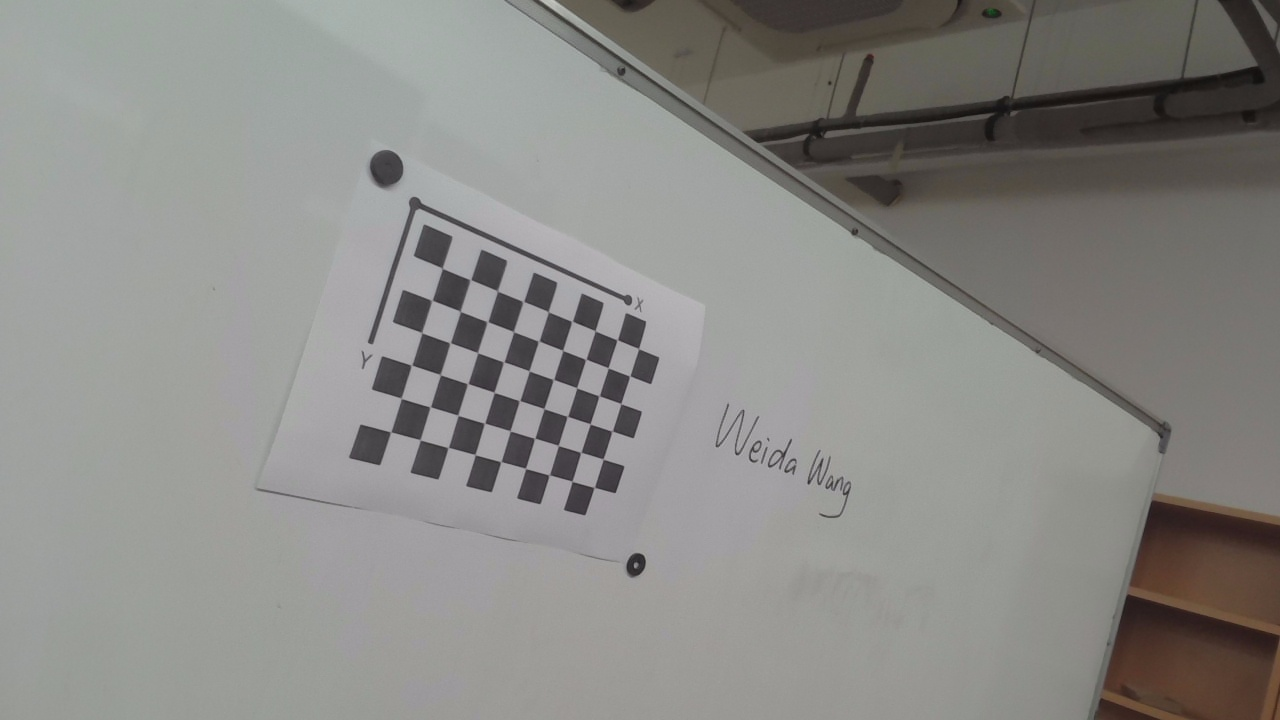
#> input picture assignments/CV_2151300_王蔚达_Assignment2/img/01.jpg, 1280 x 720 px; its folder holds only this picture in this run
$ jupyter execute --allow-errors imgUndistortion.ipynb
#> lines starting #> are read from the running program, lines starting #| are printed output that depends on the picture; after the words box and inside, x2 and y2 are one past the last pixel; in counts of white or black regions, pixels touching at a corner belong together; long printed decimals are rounded
## 预处理阶段
本阶段将图片文件以`01.jpg`的形式进行命名

[cell 1]
import cv2
import numpy as np
import glob
from tqdm import tqdm
import os

[cell 2]
# 修改图片所在文件夹的路径
file_directory = "img"

jpg_files = glob.glob(os.path.join(file_directory, '*.jpg'))

jpg_files.sort()

for i, file in enumerate(jpg_files, start=1):
    new_filename = f"{i:02}.jpg"
    new_filepath = os.path.join(file_directory, new_filename)
    os.rename(file, new_filepath)

# 删除文件夹内所有的 .png 文件
for file in glob.glob(os.path.join(file_directory, '*.png')):
    os.remove(file)

初始化全局变量

[cell 3]
# 全局变量
image_index = 0  # 图像索引，用于枚举和计数
board_size = (9, 6)  # 标定板上每行、列的角点数
cell_size = (21.3, 21.3)  # 每个棋盘格的实际大小
all_corners = []  # 原始所有图像角点数组
all_corners_undistorted = []  # 用于存储矫正后图像的角点
object_points = []  # 标定板上角点的三维坐标数组

# 文件路径
file_path = f'{file_directory}/*.jpg'

## 角点检测
检测原始图像中的9x6个角点

[cell 4]
# 获取图像文件列表
images = glob.glob(file_path)

# 生成对象点
objp = np.zeros((board_size[0] * board_size[1], 3), np.float32)
objp[:, :2] = np.mgrid[0:board_size[0], 0:board_size[1]].T.reshape(-1, 2) * cell_size

# 设置迭代终止条件，可以是指定的迭代次数终止和/或指定的精度终止
criteria = (cv2.TERM_CRITERIA_EPS + cv2.TERM_CRITERIA_MAX_ITER, 100, 0.001)

# 从文件中提取角点并展示
for i, fname in enumerate(images):
    image = cv2.imread(fname)
#> image is the input picture: shape (720, 1280, 3); mean B, G, R 134.3, 137.6, 138.2
    gray = cv2.cvtColor(image, cv2.COLOR_BGR2GRAY)

    # 查找角点
    ret, corners = cv2.findChessboardCorners(gray, board_size, None)
#> ret = True; corners = 54 rows, first 8: [442.4, 268.6], [470.5, 279.7], [497.4, 290.9], [523.3, 301.5], [548.3, 311.8], [571.8, 321.3], [595.1, 330.8], [617.1, 339.7]

    if ret == True:
        # 角点进行精细化
        corners2 = cv2.cornerSubPix(gray, corners, (11, 11), (-1, -1), criteria)
#> corners2 = 54 rows, first 8: [442.3, 268.2], [470.4, 279.7], [497.4, 290.9], [523.3, 301.5], [548.3, 311.6], [572.1, 321.3], [595.2, 330.8], [617.3, 339.8]
        all_corners.append(corners2)
        object_points.append(objp)

        # 在图像上用红色圈出角点
        for corner in corners2:
            # corner 是一个包含两个元素的数组，分别是 x 和 y 坐标
            x, y = corner.ravel()
            cv2.circle(image, (int(x), int(y)), 5, (0, 0, 255), -1)  # 红色圆圈
#> this loop made 54 passes
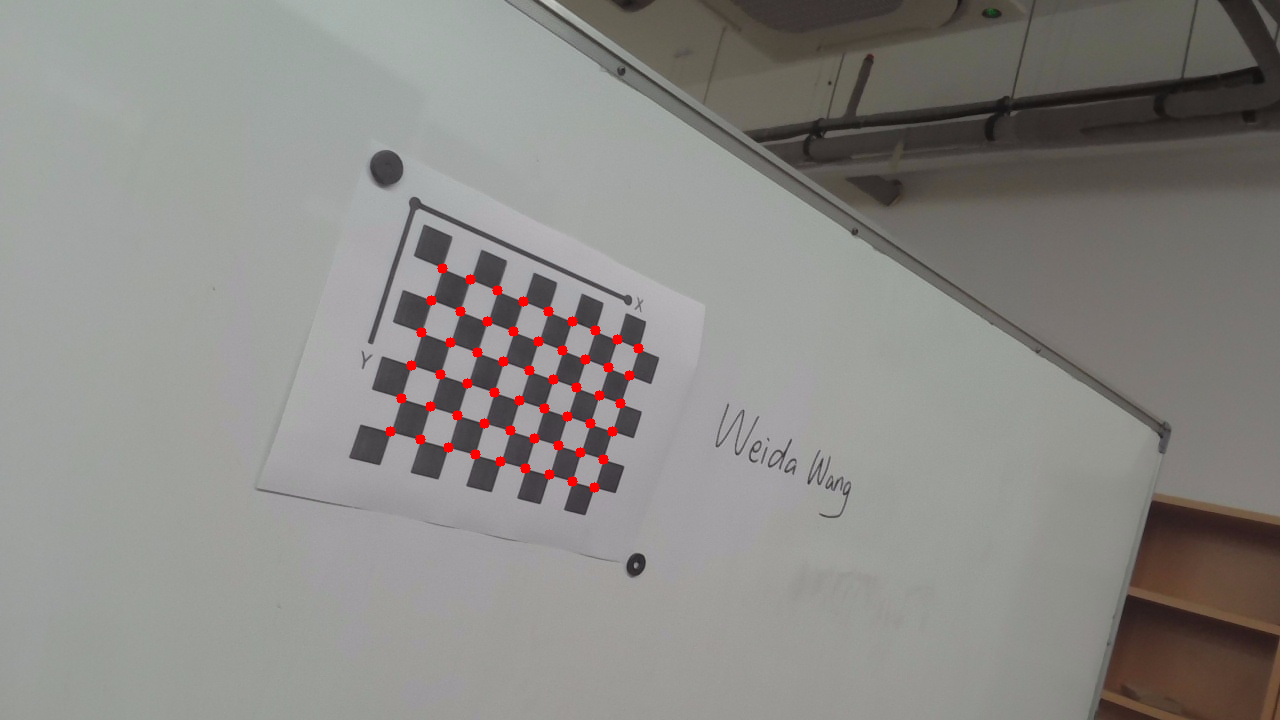
#> image: shape (720, 1280, 3); 0.47% of pixels changed, all inside (x1, y1, x2, y2) = (385, 263, 644, 493)

        # 保存图像
        cv2.imwrite(f'{file_directory}/{i+1:02}_origin_corners.png', image)

## 相机内参标定
调用`calibrateCamera`以获得相机的内参数矩阵$ \begin{pmatrix} f_x & 0 & c_x \\ 0 & f_y & c_y \\ 0 & 0 & 1 \end{pmatrix} $与畸变系数$(k_1,k_2,\rho_1,\rho_2,k_3)$

[cell 5]
# 摄像机标定
# object_points: 每个标定图像中标定板角点的三维空间坐标的列表。
#                每个元素是包含标定板上角点的三维坐标（X, Y, Z）的NumPy数组，Z通常为0。
# all_corners: 相应标定图像中这些角点的二维图像坐标的列表。
#              每个元素是包含角点二维坐标（x, y）的NumPy数组。
# gray.shape[::-1]: 摄像头捕获的图像尺寸。[::-1]将形状从(height, width)转换为(width, height)。
# None: 这两个None分别表示函数将自动计算相机的内参矩阵和畸变系数。
# 函数返回值：
# ret: 标定是否成功的布尔值。
# cameraMatrix: 摄像机的内参矩阵，包含焦距(fx, fy)和光心(cx, cy)。
# distCoeffs: 摄像机的畸变系数，包括径向畸变和切向畸变参数。
# rvecs: 每个标定图像的旋转向量，表示从世界坐标系到相机坐标系的旋转。
# tvecs: 每个标定图像的平移向量，表示从世界坐标系到相机坐标系的平移。
ret, cameraMatrix, distCoeffs, rvecs, tvecs = cv2.calibrateCamera(object_points, all_corners, gray.shape[::-1], None, None)
#> ret = 0.284; cameraMatrix = [[622.5, 0, 658], [0, 715.4, 346.4], [0, 0, 1]]; distCoeffs = [[0.568, -2.59, 0.014, 0.0636, 5.69]]; rvecs = ([0.109, -0.511, 0.347],); tvecs = ([-155.6, -49, 436],)

# 输出标定结果
print("相机内参数矩阵：\n", cameraMatrix)
#| 相机内参数矩阵：
#|  [[622.474   0.         658.050]
#|  [  0.         715.410 346.357]
#|  [  0.           0.           1.        ]]
print("畸变系数：\n", distCoeffs)
#| 畸变系数：
#|  [[ 0.5682 -2.589  0.01401  0.0636  5.688]]

## 去畸变
使用上一步获得的相机内参进行去畸变操作，同时提取出角点，以供后续使用

[cell 6]
for i, fname in enumerate(images):
    image = cv2.imread(fname)
    h, w = image.shape[:2]
    newcameramtx, roi = cv2.getOptimalNewCameraMatrix(cameraMatrix, distCoeffs, (w, h), 0, (w, h))
#> newcameramtx = [[6446.6, 0, 704], [0, 7038.5, 378], [0, 0, 1]]; roi = (0, 0, 1279, 719)

    # 矫正畸变
    dst = cv2.undistort(image, cameraMatrix, distCoeffs, None, newcameramtx)
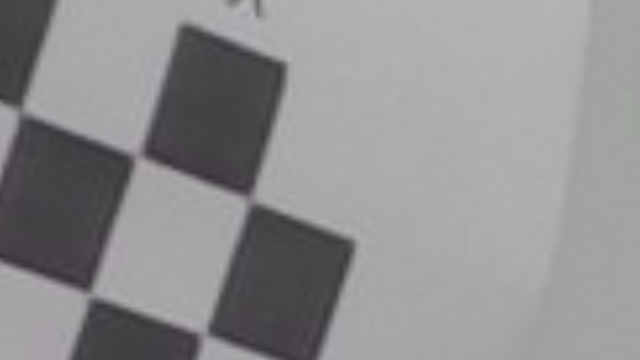
#> dst: shape (720, 1280, 3) (shown at 1/2 size); mean B, G, R 144.9, 142, 143.9
    cv2.imwrite(f'{file_directory}/{i+1:02}_undistorted.png', dst)

    # 在矫正后的图像上检测角点
    gray = cv2.cvtColor(dst, cv2.COLOR_BGR2GRAY)
    ret, corners = cv2.findChessboardCorners(gray, board_size, None)
#> ret = False; corners = None
#> `image_undistorted = cv2.undistort(image, cameraMatrix, distCoeffs, None)`:
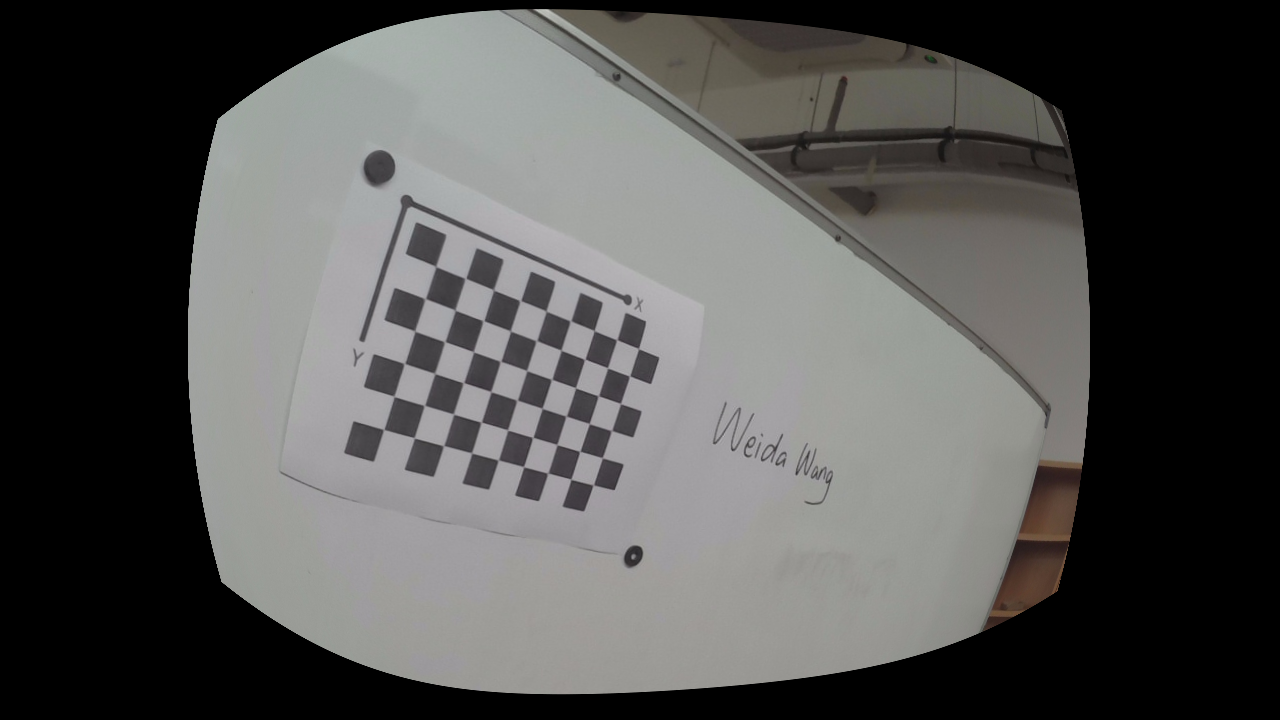
#> image_undistorted: shape (720, 1280, 3); mean B, G, R 81.5, 82.9, 83.2

    if ret == True:
        # 角点进行精细化
        corners2 = cv2.cornerSubPix(gray, corners, (11, 11), (-1, -1), criteria)
        all_corners_undistorted.append(corners2)

        # 在图像上用红色圈出角点
        for corner in corners2:
            x, y = corner.ravel()
            cv2.circle(dst, (int(x), int(y)), 5, (0, 0, 255), -1)

        # 保存图像
        cv2.imwrite(f'{file_directory}/{i+1:02}_undistorted_corners.png', dst)
    else:
        all_corners_undistorted.append(None)
        print(i)

## 生成鸟瞰图
固定左上角点的位置，将图像扩大到原来的4倍

#> (a cell that did not finish here is left out)

$ run again, on assignments/CV_2151300_王蔚达_Assignment2/img/05.jpg
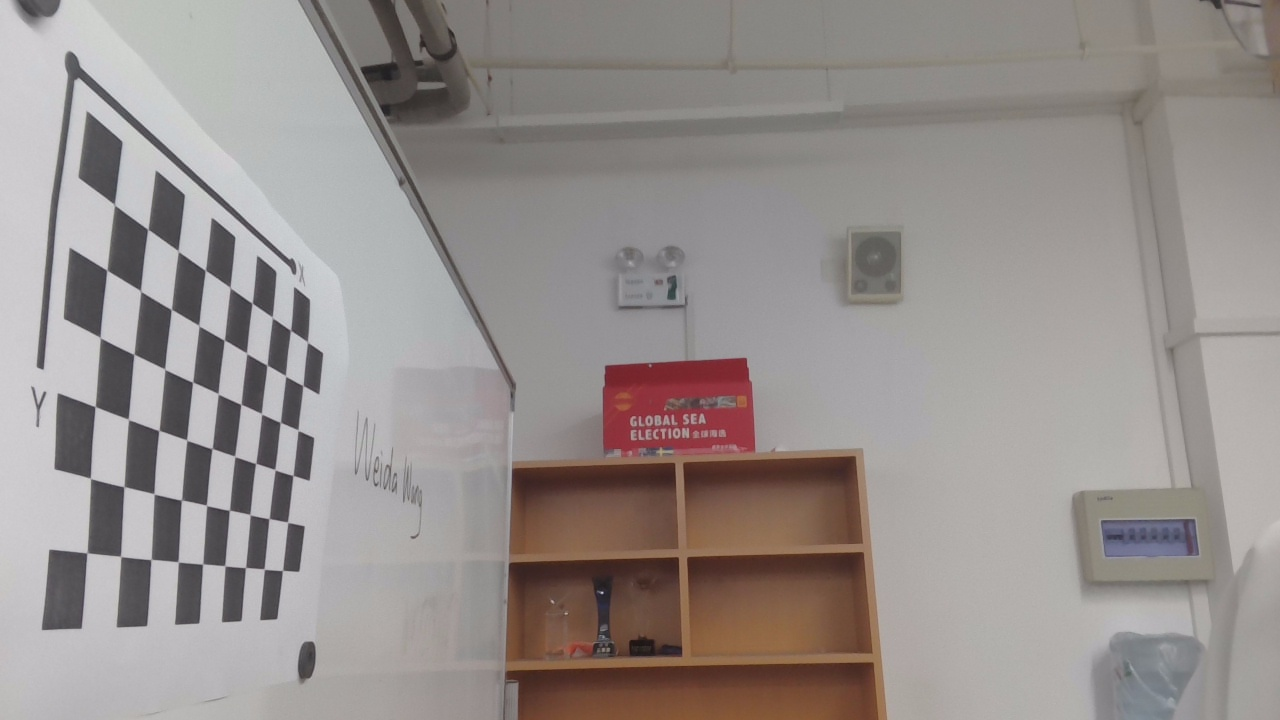
#> input picture assignments/CV_2151300_王蔚达_Assignment2/img/05.jpg, 1280 x 720 px
#> image is the input picture: shape (720, 1280, 3); mean B, G, R 141.7, 144.1, 150.9
#> `ret, corners = cv2.findChessboardCorners(gray, board_size, None)`: ret = True; corners = 54 rows, first 8: [114.7, 205.5], [147.7, 229.5], [178.1, 251], [205.2, 270.3], [229.9, 287.1], [252.2, 303], [271.8, 316.7], [290.5, 330.4]
#> `corners2 = cv2.cornerSubPix(gray, corners, (11, 11), (-1, -1), criteria)`: corners2 = 54 rows, first 8: [114.4, 204.6], [147.8, 229.3], [178.2, 251], [205.4, 270.4], [230.1, 287.6], [252.2, 303.3], [272.3, 317.4], [290.5, 330.3]
#> the loop `for corner in corners2:` made 54 passes
#> `ret, cameraMatrix, distCoeffs, rvecs, tvecs = cv2.calibrateCamera(obje..`: ret = 2.08; cameraMatrix = [[143.6, 0, 635.5], [0, 1141.2, 363.3], [0, 0, 1]]; distCoeffs = [[0.006, 0.000349, 0.000355, 0.00985, -2.49e-05]]; rvecs = ([0.243, -1.25, 0.469],); tvecs = ([-1170.8, -45.57, 315.3],)
#| 相机内参数矩阵：
#|  [[1.43587690e+02 0.00000000e+00 6.35496937e+02]
#|  [0.00000000e+00 1.14123324e+03 3.63276374e+02]
#|  [0.00000000e+00 0.00000000e+00 1.00000000e+00]]
#| 畸变系数：
#|  [[ 5.99873745e-03  3.48696501e-04  3.55246859e-04  9.84732274e-03
#|   -2.49146898e-05]]
#> newcameramtx = [[121.5, 0, 823.5], [0, 1321.5, 369.1], [0, 0, 1]]; roi = (0, 0, 1279, 719)
#> `ret, corners = cv2.findChessboardCorners(gray, board_size, None)`: ret = True; corners = 54 rows, first 8: [370.7, 181.3], [401, 210.2], [427.2, 234.9], [450.3, 257.4], [471.5, 277.7], [490.2, 295.6], [506.9, 312.1], [522.9, 327.9]
#> `corners2 = cv2.cornerSubPix(gray, corners, (11, 11), (-1, -1), criteria)`: corners2 = 54 rows, first 8: [370.6, 180.7], [401.1, 209.9], [427.4, 235.3], [450.6, 257.6], [471.5, 277.7], [490.2, 296], [507.4, 312.6], [522.8, 327.8]
#> the loop `for corner in corners2:` made 54 passes
#> after the loop `for corner in corners2:`:
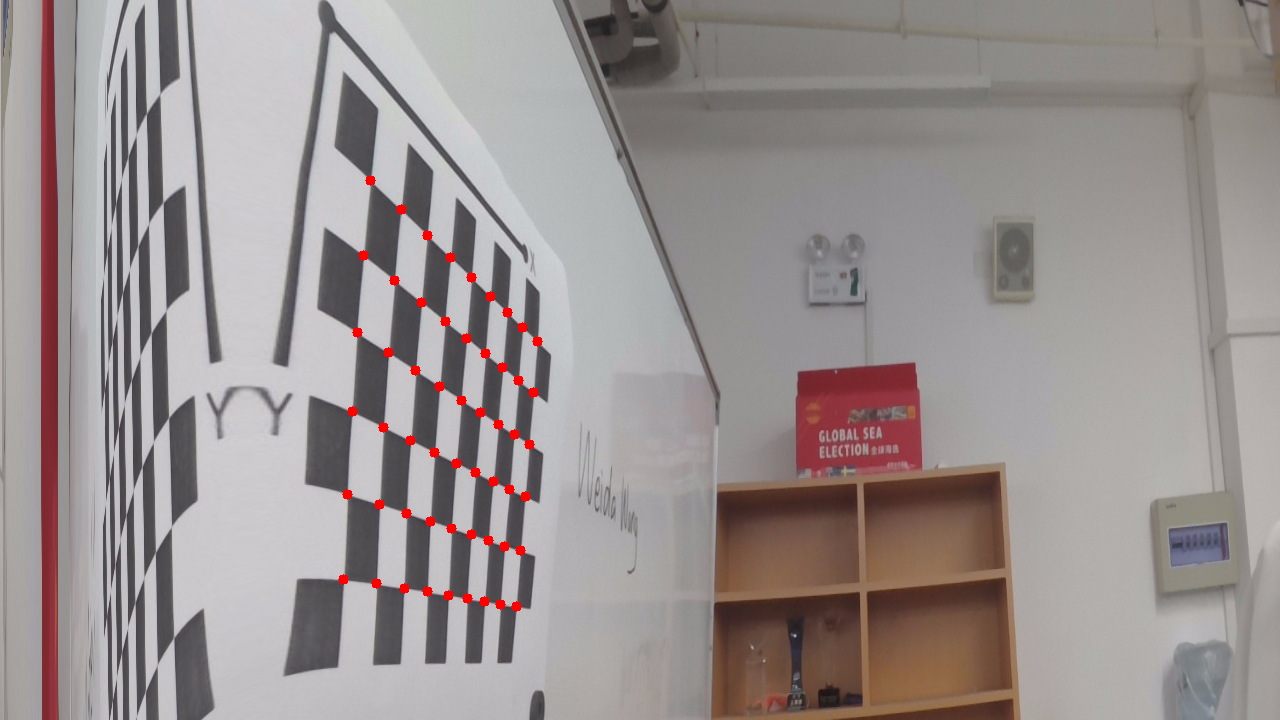
#> dst: shape (720, 1280, 3); mean B, G, R 144.7, 145.6, 153.4
#> src_points = [[370.6, 180.7], [537.4, 341.6], [343.8, 579.9], [516.2, 606.8]]
#> left_top = [457.5, 818.5]
#> dst_points = [[457.5, 818.5], [1737.5, 818.5], [457.5, 1538.5], [1737.5, 1538.5]]
#> H = [[2.32, 0.137, -617.1], [-1.8, 0.87, 988.5], [-0.00106, -0.000113, 1]]
#> `birdImage = cv2.warpPerspective(image_undistorted, H, (w*4, h*4))`:
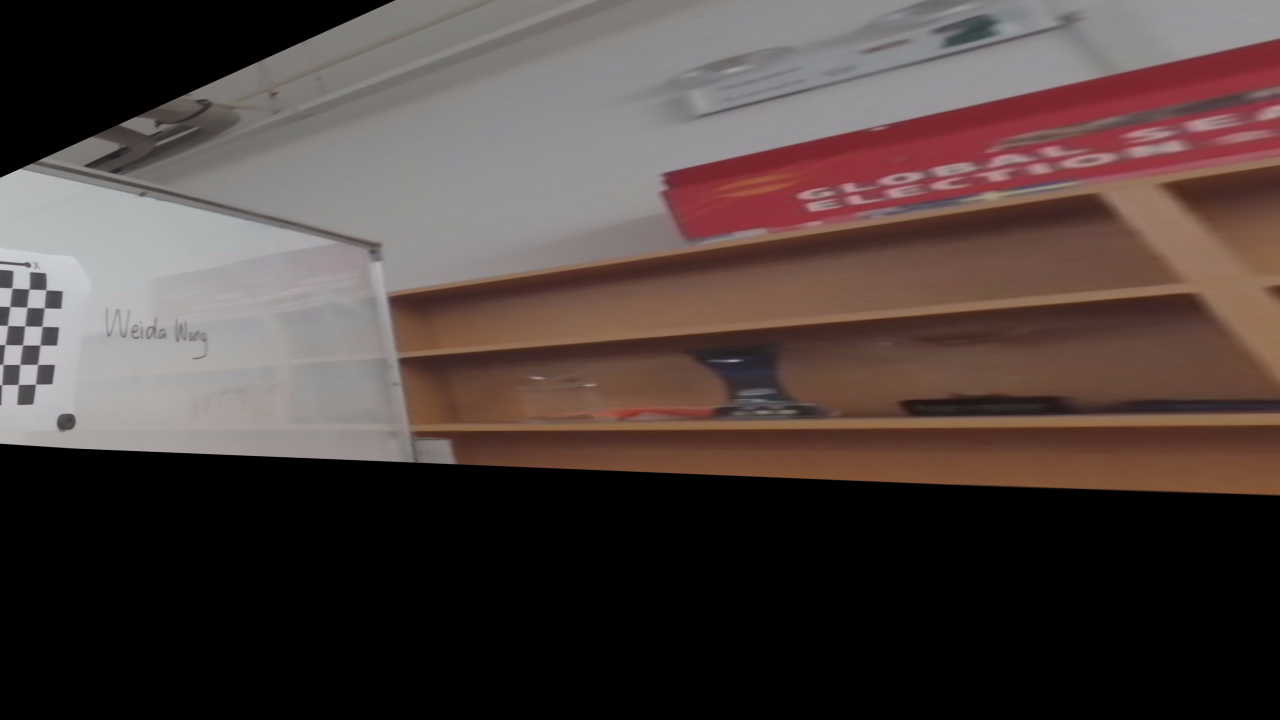
#> birdImage: shape (2880, 5120, 3) (shown at 1/4 size); mean B, G, R 62.9, 65.9, 78.8
